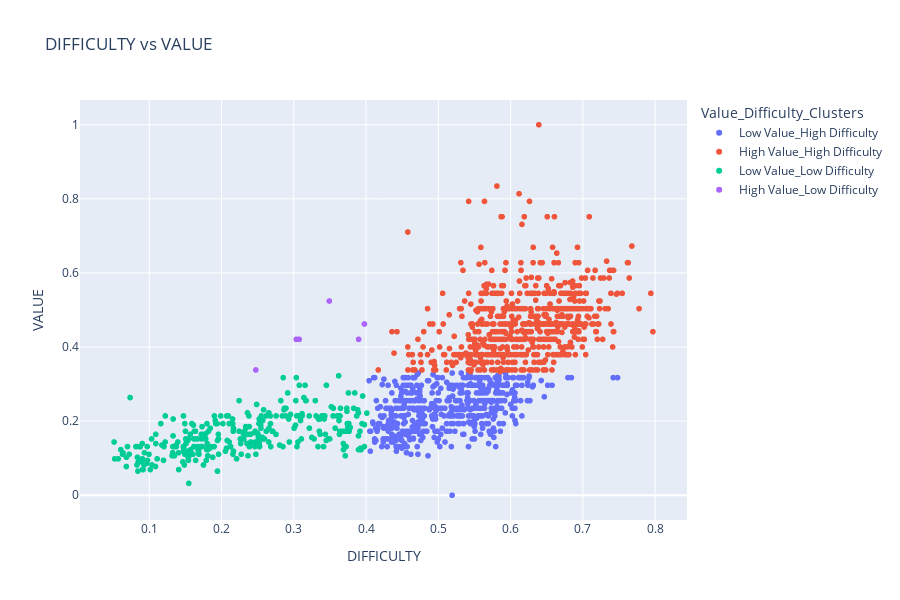

The notebook cell this image was saved under:
### Code cell
data_df = pd.read_csv('dynamic_ssg_clusters.csv')

data_df['VALUE_KME'] = data_df['VALUE_KME'].map({1:'High Value', 0: 'Low Value'})
data_df['DIFFICULTY_KME'] = data_df['DIFFICULTY_KME'].map({1: 'High Difficulty', 0: 'Low Difficulty'})
data_df['VALUE_KME'] = data_df['VALUE_KME'].astype(str)
data_df['DIFFICULTY_KME'] = data_df['DIFFICULTY_KME'].astype(str)

# Concatenate 'VALUE_KME' and 'GROWTH_KME' for color
data_df['Value_Difficulty_Clusters'] = data_df['VALUE_KME'] + '_' + data_df['DIFFICULTY_KME'].astype(str)

fig = px.scatter(data_df, x='DIFFICULTY', y='VALUE', color='Value_Difficulty_Clusters', hover_name='LIGHTCAST_SKILL',title='DIFFICULTY vs VALUE')
fig.update_layout(width=900, height=600) 
fig.show()

### Figure 1 — Plotly figure (JSON) as saved in the notebook; plotly's stock layout.template omitted (floating-point values rounded to 4 significant figures; data arrays with more than 128 entries replaced by an {"elided": "..."} marker saying what was removed)
{"data": [{"hovertemplate": "<b>%{hovertext}</b><br><br>Value_Difficulty_Clusters=Low Value_High Difficulty<br>DIFFICULTY=%{x}<br>VALUE=%{y}<extra></extra>", "hovertext": {"elided": "540 str values"}, "legendgroup": "Low Value_High Difficulty", "marker": {"color": "#636efa", "symbol": "circle"}, "mode": "markers", "name": "Low Value_High Difficulty", "showlegend": true, "type": "scattergl", "x": {"elided": "540 float values"}, "xaxis": "x", "y": {"elided": "540 float values"}, "yaxis": "y"}, {"hovertemplate": "<b>%{hovertext}</b><br><br>Value_Difficulty_Clusters=High Value_High Difficulty<br>DIFFICULTY=%{x}<br>VALUE=%{y}<extra></extra>", "hovertext": {"elided": "691 str values"}, "legendgroup": "High Value_High Difficulty", "marker": {"color": "#EF553B", "symbol": "circle"}, "mode": "markers", "name": "High Value_High Difficulty", "showlegend": true, "type": "scattergl", "x": {"elided": "691 float values"}, "xaxis": "x", "y": {"elided": "691 float values"}, "yaxis": "y"}, {"hovertemplate": "<b>%{hovertext}</b><br><br>Value_Difficulty_Clusters=Low Value_Low Difficulty<br>DIFFICULTY=%{x}<br>VALUE=%{y}<extra></extra>", "hovertext": {"elided": "310 str values"}, "legendgroup": "Low Value_Low Difficulty", "marker": {"color": "#00cc96", "symbol": "circle"}, "mode": "markers", "name": "Low Value_Low Difficulty", "showlegend": true, "type": "scattergl", "x": {"elided": "310 float values"}, "xaxis": "x", "y": {"elided": "310 float values"}, "yaxis": "y"}, {"hovertemplate": "<b>%{hovertext}</b><br><br>Value_Difficulty_Clusters=High Value_Low Difficulty<br>DIFFICULTY=%{x}<br>VALUE=%{y}<extra></extra>", "hovertext": ["business ethics", "cultural sensitivity", "overcoming obstacles", "banking software", "contact management systems", "instant messaging"], "legendgroup": "High Value_Low Difficulty", "marker": {"color": "#ab63fa", "symbol": "circle"}, "mode": "markers", "name": "High Value_Low Difficulty", "showlegend": true, "type": "scattergl", "x": [0.2474, 0.3034, 0.3897, 0.3492, 0.3074, 0.3977], "xaxis": "x", "y": [0.3382, 0.4209, 0.4209, 0.5243, 0.4209, 0.4623], "yaxis": "y"}], "layout": {"height": 600, "legend": {"title": {"text": "Value_Difficulty_Clusters"}, "tracegroupgap": 0}, "title": {"text": "DIFFICULTY vs VALUE"}, "width": 900, "xaxis": {"anchor": "y", "domain": [0, 1], "title": {"text": "DIFFICULTY"}}, "yaxis": {"anchor": "x", "domain": [0, 1], "title": {"text": "VALUE"}}}}
